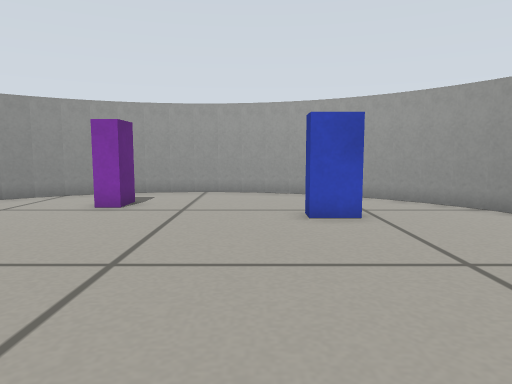
[1] (above)

14 first-person views from a walk through a robot-simulator world made for Gazebo. The camera is 0.31 m above the floor, tilts 6° down and sees 70° across. The floor is counted in squares, 0.2 m on a side. Each view is taken from the middle of a square. On the plan, view 1 faces up. The plan holds only what a view shows up to about 16 squares ahead; the rest is blank.

[2]
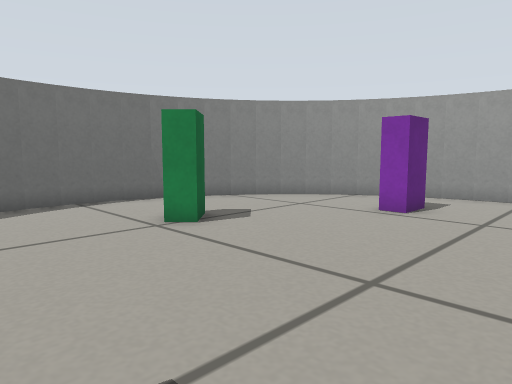

[3]
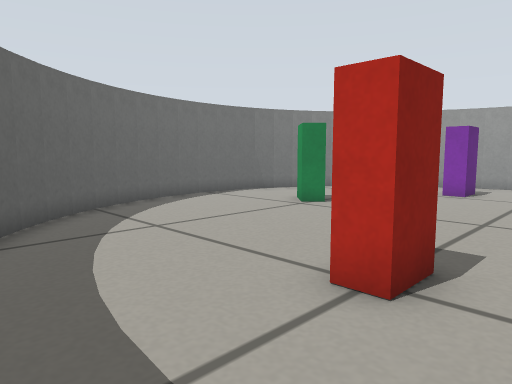

[4]
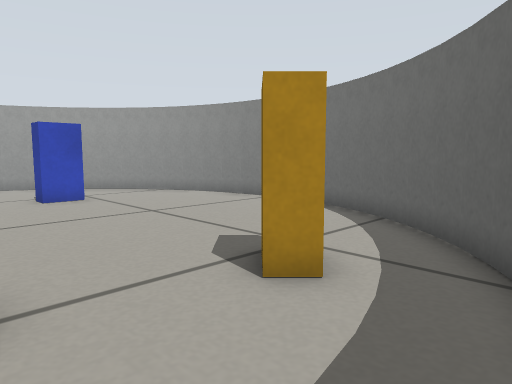

[5]
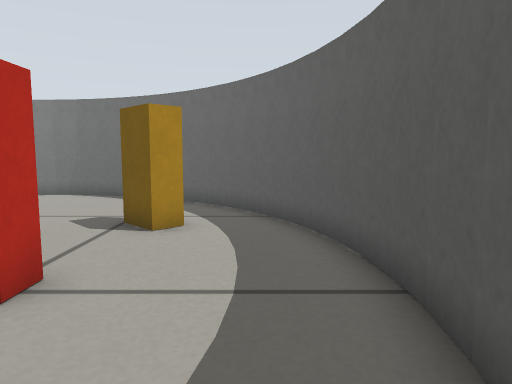

[6]
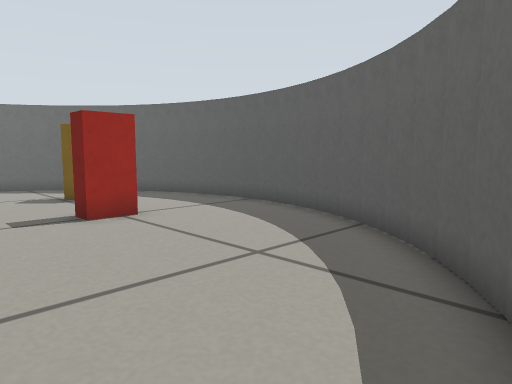

[7]
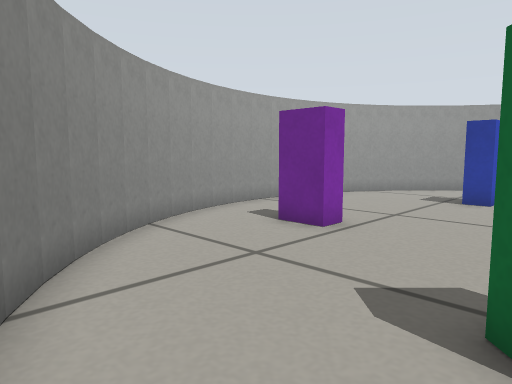

[8]
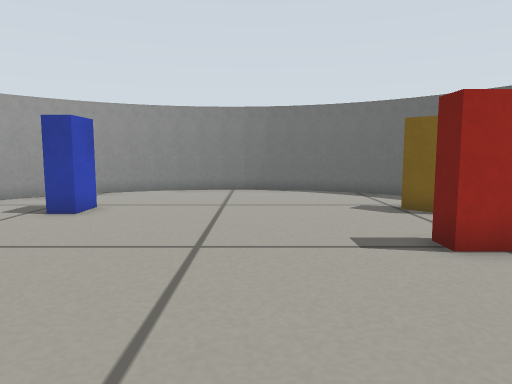

[9]
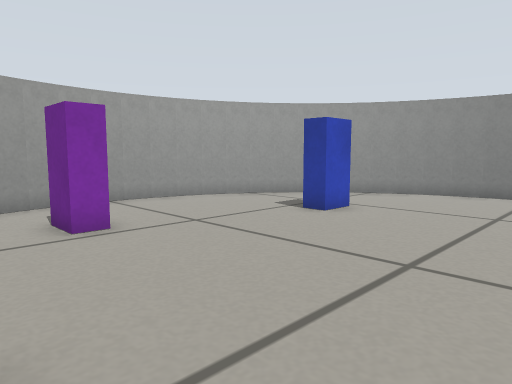

[10]
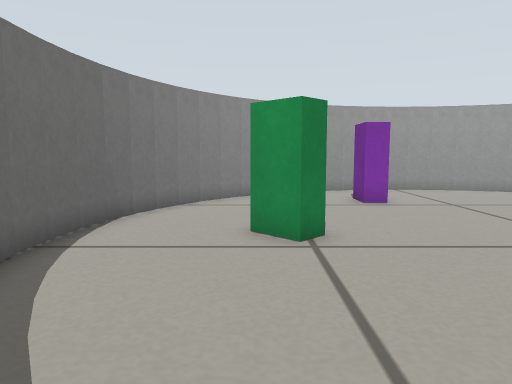

[11]
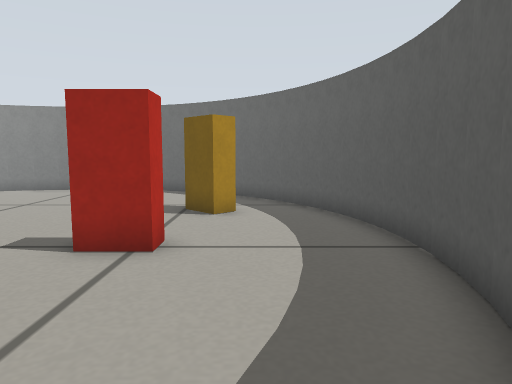

[12]
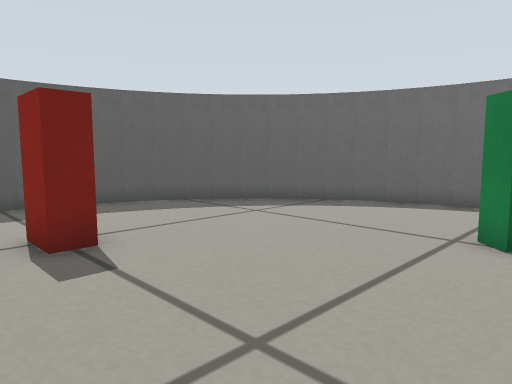

[13]
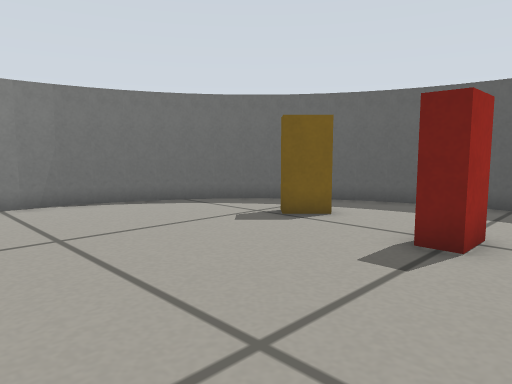

[14]
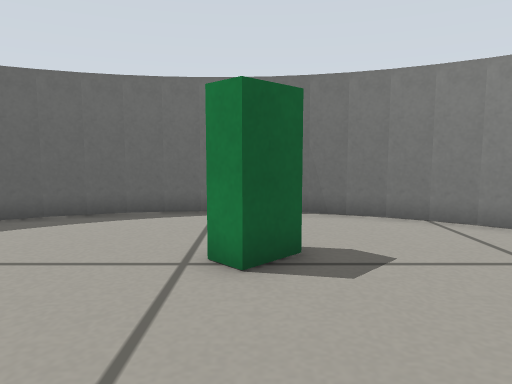

### Floor plan
Points are (right, up) in squares from view 1. A wall is a line through its corners. A room is listed if a view was taken in it or the views show most of it. See-through windows are left out.
Room 1 (views 1, 2, 3, 4, 5, 6, 7, 8, 9, 10, 11, 12, 13, 14)
walls: (-7.7, 12.8) (-8.6, 12.1); (-6.2, -3.7) (-5.2, -4.2); (2.2, 13.7) (1.2, 14.2); (5.8, 10.7) (5.1, 11.6); (-11.4, 2.7) (-11.1, 1.7); (0.3, -4.4) (1.4, -4.1); (7.4, 7.3) (7.1, 8.3); (-5.3, -4.1) (-4.3, -4.4); (1.3, 14.1) (0.3, 14.4); (-3.3, 14.6) (-4.4, 14.4); (6.3, 0) (6.8, 0.9); (4.6, 12.1) (3.7, 12.8); (5.1, -1.6) (5.8, -0.7); (-9.2, -1.5) (-8.5, -2.2); (4.5, -2.2) (5.2, -1.5); (5.2, 11.5) (4.5, 12.2); (-9.7, 10.9) (-10.4, 9.9); (-7.9, -2.7) (-7, -3.4); (-11.6, 3.6) (-11.4, 2.6); (-4.4, -4.4) (-3.4, -4.6); (0.4, 14.4) (-0.6, 14.6); (7.6, 6.4) (7.4, 7.4); (-10.7, 9.3) (-11.2, 8.2); (-2.3, 14.7) (-3.5, 14.6); (-11.7, 4.6) (-11.6, 3.5); (-10.8, 0.9) (-10.3, -0.1); (-8.4, 12.3) (-9.2, 11.5); (-6.1, 13.8) (-7, 13.3); (-1.6, -4.7) (-0.6, -4.6) (0.5, -4.4); (2.1, -3.8) (3.1, -3.3); (6.8, 9.1) (6.3, 10.1); (7.7, 5.4) (7.6, 6.5); (-11.7, 5.5) (-11.7, 4.5); (-2.5, -4.7) (-1.5, -4.7); (-1.5, 14.7) (-2.5, 14.7); (-11.1, 8.4) (-11.4, 7.3); (-3.5, -4.6) (-2.4, -4.7); (-0.5, 14.6) (-1.6, 14.7); (7.6, 3.5) (7.7, 4.5) (7.7, 5.5); (3.8, 12.8) (3, 13.3); (-6.9, 13.4) (-7.9, 12.7); (2.9, -3.4) (3.9, -2.8); (6.4, 9.9) (5.8, 10.8); (-11.4, 7.5) (-11.6, 6.4); (-11.6, 6.6) (-11.7, 5.4); (-11.2, 1.8) (-10.7, 0.8); (-5.2, 14.2) (-6.2, 13.8); (1.2, -4.2) (2.3, -3.7); (7.2, 8.2) (6.7, 9.2); (-10.3, 10.1) (-10.8, 9.1); (-9.9, -0.7) (-9.2, -1.6); (-7.1, -3.3) (-6.1, -3.8); (3.1, 13.3) (2.1, 13.8); (3.7, -2.9) (4.6, -2.2); (-4.2, 14.5) (-5.3, 14.1); (6.8, 0.8) (7.1, 1.7) (7.4, 2.6) (7.6, 3.6); (-9.2, 11.6) (-9.9, 10.7); (-8.6, -2.2) (-7.7, -2.9); (-10.4, 0) (-9.8, -0.8); (5.8, -0.9) (6.4, 0.1)
objects: green box (-8, 5) to (-7, 7); purple box (-4, 11); red box (-2, 0) to (-2, 1); yellow box (1, -1) to (2, 0); blue box (1, 9) to (2, 9)

Where each view was taken, in squares from view 1:
view 1: 0 up, 0 right, facing up
view 2: 1 up, 0 right, facing up-left
view 3: 4 down, 0 right, facing up-left
view 4: 4 down, 2 left, facing up-right
view 5: 3 down, 6 left, facing right
view 6: 4 up, 11 left, facing down-right
view 7: 6 up, 11 left, facing up-right
view 8: 4 up, 8 left, facing right
view 9: 3 up, 7 left, facing up-right
view 10: 1 down, 8 left, facing up
view 11: 2 down, 8 left, facing right
view 12: 7 up, 0 right, facing down-left
view 13: 7 up, 4 left, facing down-right
view 14: 6 up, 2 left, facing left
